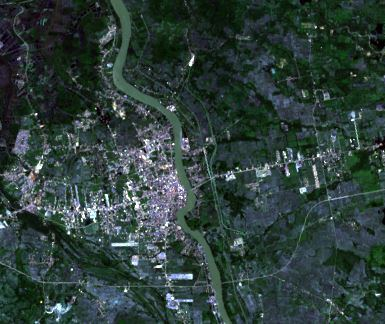
#> input picture images/Butuan.Master.JPG, 385 x 324 px, found by its file name
$ python 'XY to LatLong.py'   (Python 2 division)   (older library calls are emulated)
#> lines starting #> are read from the running program, lines starting #| are printed output that depends on the picture
# matching features of two images using a combination of surf detector - descriptor and brute force matcher
import cv2
import scipy as sp
import numpy as np
import matplotlib.pyplot as plt
from osgeo import gdal
from osgeo import osr
from PIL import Image
from tabulate import tabulate as tab
import time

start_time = time.time()

# keypoint extraction stage
img1_path = 'images/Butuan.Master.jpg'
img2_path = 'images/Butuan.Slave.02.jpg'

img1 = cv2.imread(img1_path, cv2.CV_LOAD_IMAGE_GRAYSCALE)
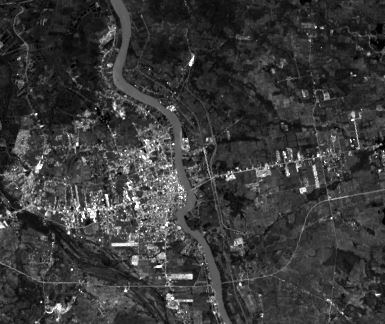
#> img1: shape (324, 385); min 0, max 255, mean 58.2
img2 = cv2.imread(img2_path, cv2.CV_LOAD_IMAGE_GRAYSCALE)
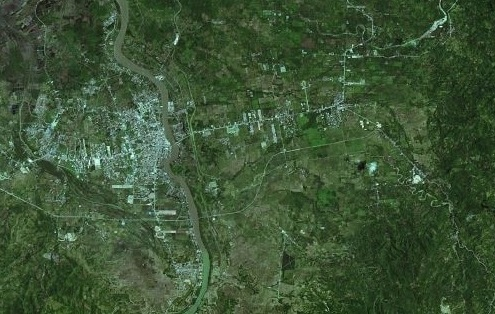
#> input picture images/Butuan.Slave.02.jpg, 495 x 314 px
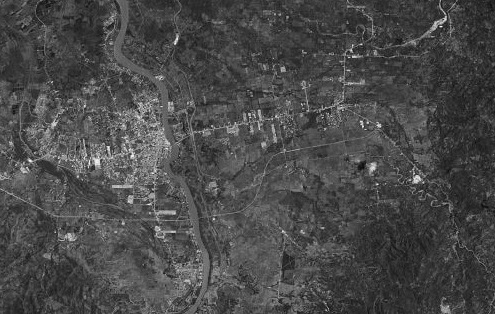
#> img2: shape (314, 495); min 6, max 248, mean 73.7

#> (the run stopped early here; a loop or call above may not have finished)
